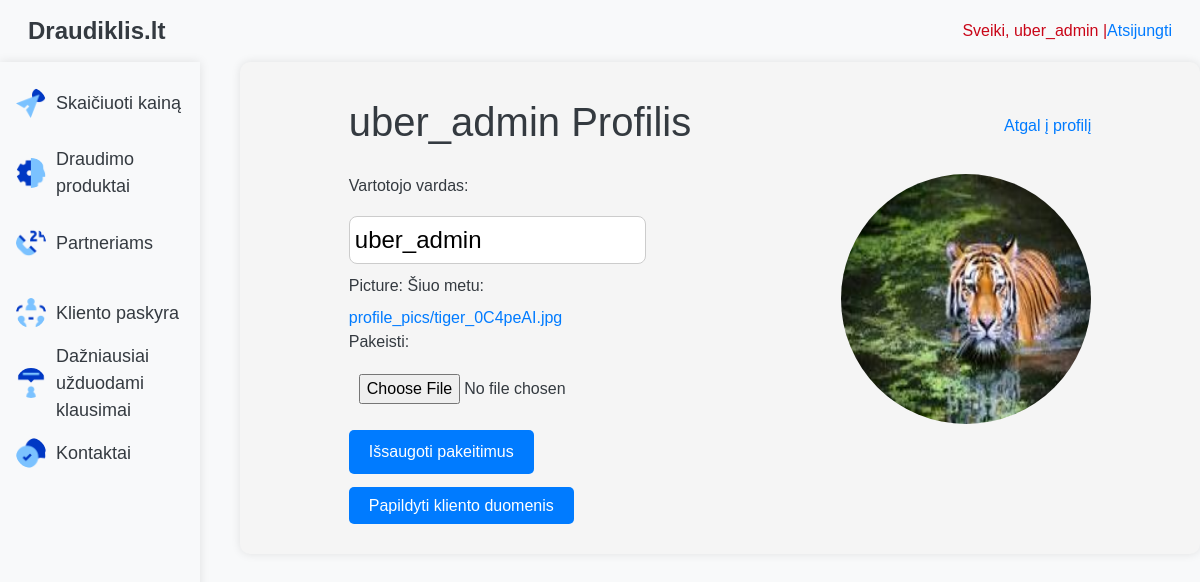
Page /app/profile/edit/ (signed in) on the earlier database version.
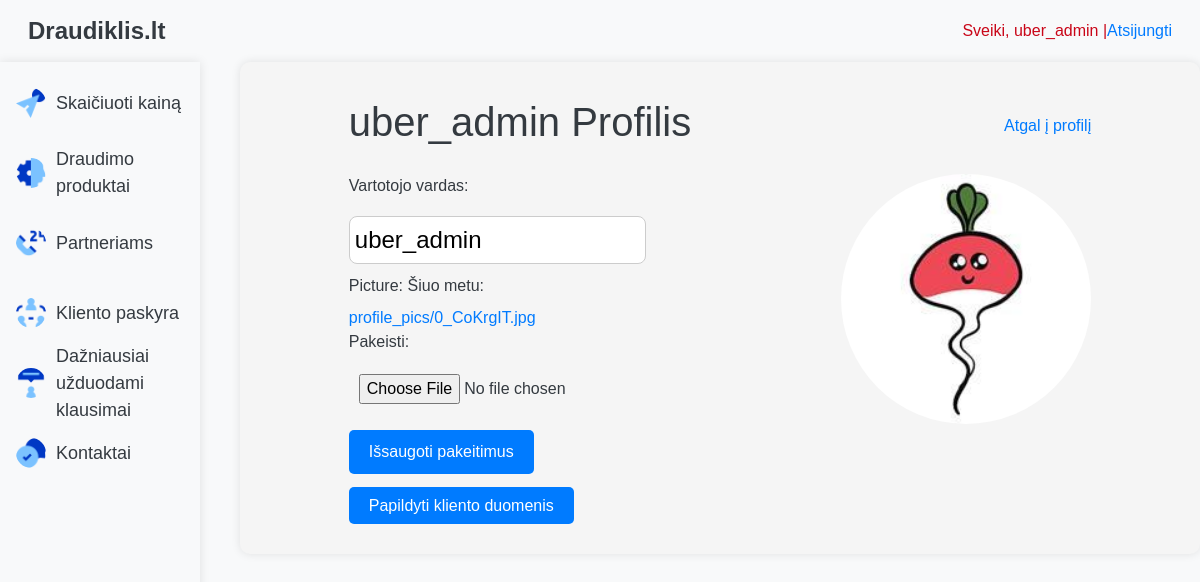
Same page on the later database version.
### app/models.py (models this page shows, shortened)
class Profile(models.Model):
    picture = models.ImageField(upload_to='profile_pics', default='default-user.png')
    user = models.OneToOneField(User, on_delete=models.CASCADE)

### app/views.py (the view)
# urls.py: path('profile/edit/', views.profile_view, name='profile_view'),
@login_required
def profile_view(request):
    profile, created = Profile.objects.get_or_create(user=request.user)
    if request.method == 'POST':
        form = ProfileUpdateForm(request.POST, request.FILES, instance=profile)
        username = request.POST.get('username')
        if form.is_valid():
            if username:
                request.user.username = username
                request.user.save()
            form.save()
            messages.success(request, 'Profilis sėkmingai atnaujintas!')
            return redirect('profile')
    else:
        form = ProfileUpdateForm(instance=profile)
    return render(request, 'profile_edit.html', {'form': form, 'profile': profile, 'user_profile_picture': profile.picture.url})

### app/forms.py
class ProfileUpdateForm(forms.ModelForm):
    class Meta:
        model = Profile
        fields = ['picture']

### app/templates/profile_edit.html (shortened to what this page needs)
{% extends "base.html" %}
{% block content %}
<div style="margin: 20px auto; width: 80%; max-width: 800px;">
    <div style="display: flex; justify-content: space-between; align-items: center; margin-bottom: 20px;">
        <h1>{{ profile.user.username }} Profilis</h1>
        <a href="{% url 'profile' %}" style="font-size: 16px; text-decoration: none; color: #007bff;">Atgal į profilį</a>
    </div>
    <div style="display: flex; align-items: flex-start; justify-content: space-between; margin-bottom: 20px;">
        <form method="post" enctype="multipart/form-data" style="width: 40%;">
            <div style="margin-bottom: 10px;">
                <label for="username">Vartotojo vardas:</label>
                <input type="text" name="username" value="{{ profile.user.username }}" style="font-size: 24px; width: 100%; padding: 5px; border-radius: 8px; border: 1px solid #ccc; margin-bottom: 10px;">
            </div>
            {{ form.as_p }}
            <button type="submit" style="background-color: #007bff; color: white; padding: 10px 20px; border: none; border-radius: 5px;">Išsaugoti pakeitimus</button>
        </form>
        <div style="margin-left: 20px;">
            <img src="{{ profile.picture.url }}" alt="Profile Picture" style="width: 250px; height: 250px; border-radius: 50%;">
        </div>
    </div>
    <a href="{% url 'update_klientas' %}" style="background-color: #007bff; color: white; padding: 10px 20px; border: none; border-radius: 5px; text-decoration: none;">Papildyti kliento duomenis</a>
</div>
{% endblock %}

### app/templates/base.html (shortened to what this page needs)
<!DOCTYPE html>
{% load static %}
<html lang="en">
<head>
    <link rel="stylesheet" href="https://stackpath.bootstrapcdn.com/bootstrap/4.5.2/css/bootstrap.min.css">
    <link rel="stylesheet" type="text/css" href="{% static 'styles.css' %}">
</head>
<body>
    <div id="top-shelf" class="d-flex justify-content-between align-items-center p-2 bg-light">
        <div class="left-top">
            <a href="{% url 'home' %}" class="navbar-brand text-dark">Draudiklis.lt</a>
        </div>
        <div class="right-top profile-welcome">
            {% if user.is_authenticated %}
                {% if user.brokerprofile %}
                    <a href="{% url 'broker_profile' broker_id=user.brokerprofile.broker.id %}">
                        <img src="{{ user.brokerprofile.profile_picture.url }}" alt="Profile Picture">
                        Sveiki, {{ user.username }}
                    </a> | <a href="{% url 'broker_logout' %}" class="text-primary">Atsijungti</a>
                {% else %}
                    Sveiki, {{ user.username }} | <a href="{% url 'broker_logout' %}" class="text-primary">Atsijungti</a>
                {% endif %}
            {% else %}
                <a href="{% url 'profile' %}">Kliento paskyra</a>
            {% endif %}
        </div>
    </div>
    <div class="d-flex">
        <div class="left-section bg-light p-3" style="width: 200px;">
            <ul class="selections list-unstyled">
                <li class="expandable position-relative">
                    <img src="{% static 'icons/calculator.png' %}" class="selection-icon" alt="Calculator Icon">
                    <a href="#" id="price-calc-link" class="text-dark">Skaičiuoti kainą</a>
                </li>
                <li>
                    <img src="{% static 'icons/products.png' %}" class="selection-icon" alt="Products Icon">
                    <a href="{% url 'draudimo_produktai' %}" class="text-dark">Draudimo produktai</a>
                </li>
               <li class="expandable position-relative">
                    <img src="{% static 'icons/about.png' %}" class="selection-icon" alt="Partners Icon">
                    <a href="#" class="text-dark">Partneriams</a>
                </li>
                <li>
                    <img src="{% static 'icons/account.png' %}" class="selection-icon" alt="Account Icon">
                    <a href="{% url 'profile' %}" class="text-dark">Kliento paskyra</a>
                </li>
                <li>
                    <img src="{% static 'icons/faq.png' %}" class="selection-icon" alt="FAQ Icon">
                    <a href="{% url 'faq' %}" class="text-dark">Dažniausiai užduodami klausimai</a>
                </li>
                <li>
                    <img src="{% static 'icons/contact.png' %}" class="selection-icon" alt="Contact Icon">
                    <a href="{% url 'contact' %}" class="text-dark">Kontaktai</a>
                </li>
            </ul>
        </div>
        <div class="center-section p-3" style="flex-grow: 1;">
            {% block content %}
            {% endblock %}
        </div>
    </div>
</body>
</html>

### app/static/styles.css (style rules this page uses)
#top-shelf { background-color: #333; color: #fff; padding: 10px; display: flex; justify-content: space-between; align-items: center; }
.left-top { margin-left: 20px; }
.right-top { margin-right: 20px; }
.left-section { width: 230px; background-color: white; padding: 5px; box-shadow: 0 0 10px rgba(0, 0, 0, 0.1); height: 100%; position: fixed; overflow-y: auto; }
.selections { list-style-type: none; padding: 0; }
.selections li { margin-bottom: 20px; display: flex; align-items: center; height: 50px; }
.selections li a { color: #333; text-decoration: none; font-size: 18px; margin-left: 10px; flex-grow: 1; }
.selection-icon { width: 30px; height: 30px; display: inline-block; vertical-align: middle; }
.center-section { margin-left: 240px; background-color: #f5f5f5; padding: 20px; border-radius: 10px; box-shadow: 0 0 10px rgba(0, 0, 0, 0.1); flex-grow: 1; min-height: 100%; }
input, select { display: block; width: 100%; padding: 10px; margin: 10px 0; box-sizing: border-box; }
button { padding: 10px 20px; background-color: #007bff; color: white; border: none; border-radius: 5px; cursor: pointer; }
body { font-family: Arial, sans-serif; background-color: #f8f9fa; color: #343a40; }
body { font-family: Arial, sans-serif; }
img { border-radius: 50%; }

### app/templates/base.html (style rules this page uses)
.navbar-brand { font-size: 1.5em; font-weight: bold; }
.profile-welcome { color: #c90618; display: flex; align-items: center; }

Differences in the rows shown:
changed Profile "uber_admin": picture: a different picture
Other differences:
text no longer shown: "Picture: Šiuo metu: profile_pics/tiger_0C4peAI.jpg Pakeisti:"
text now shown: "Picture: Šiuo metu: profile_pics/0_CoKrgIT.jpg Pakeisti:"
